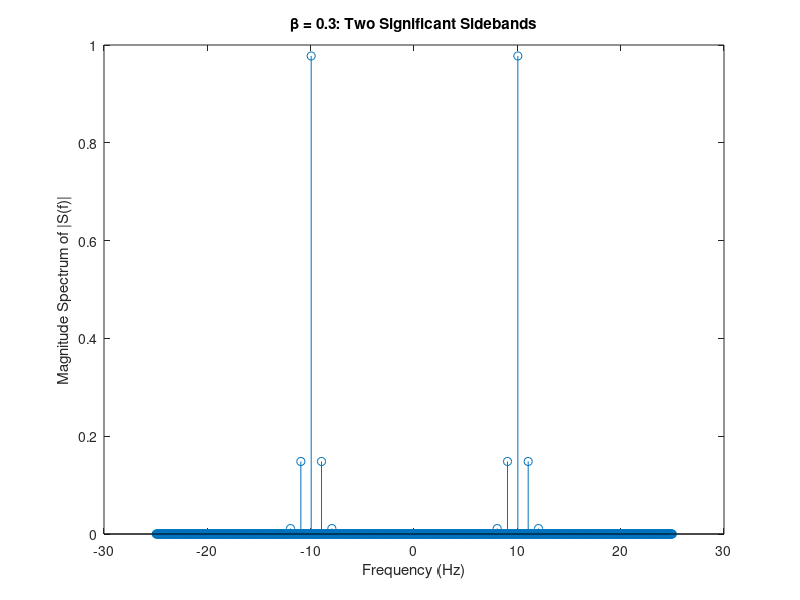
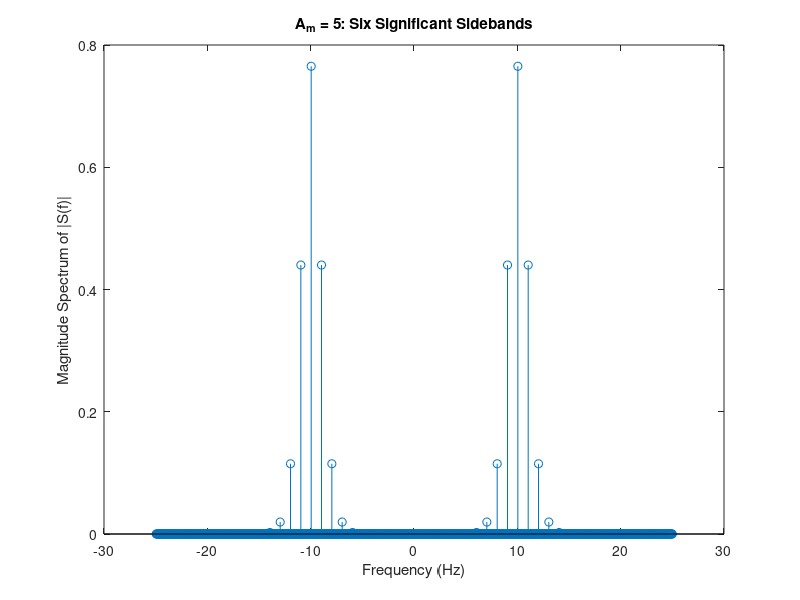
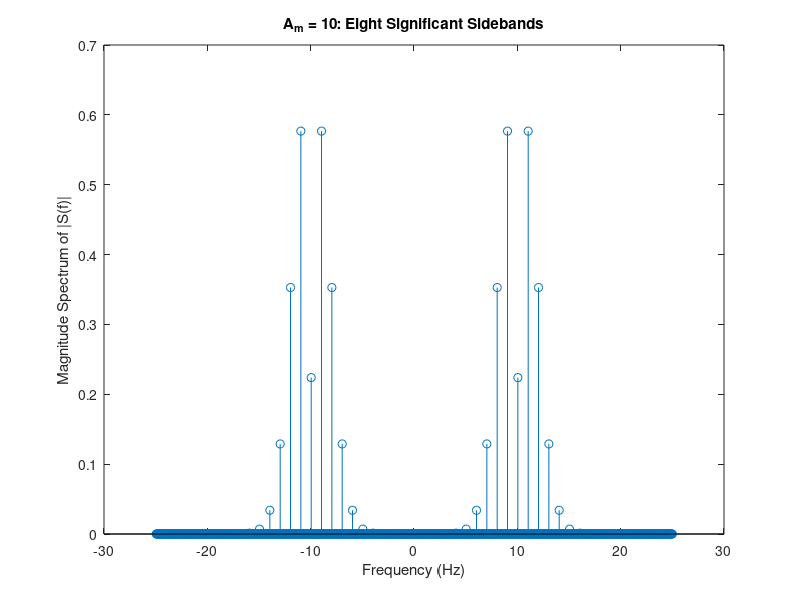
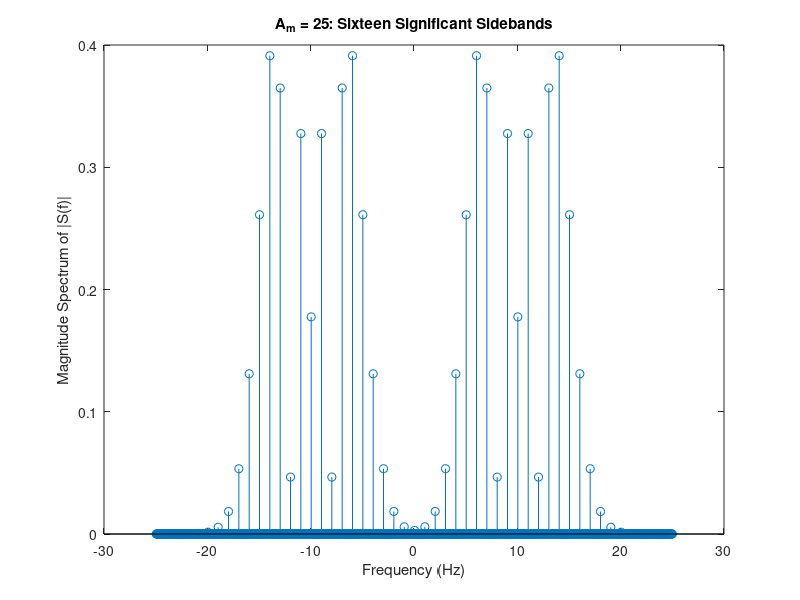

Reproduce these figures in MATLAB, in order.
clc
close all
clear all
%% Task 2, part 1, generation of FM waveform

n    = -499:500;                  
Ts   = 0.02;                    
t    = n*Ts;                
kf   = 0.2;
Am   = 1.5;
fm   = 1;
m    = Am*cos(2*pi*fm*t);
fc   = 10;
Ac   = 2; 
s    = Ac*cos(2*pi*fc*t+(kf*Am/fm)*sin(2*pi*fm*t));
delf = 1/(Ts * 1000);
f    = n*delf;
sft  = abs(fft(s))/1000;
stem(f,fftshift(sft));
xlabel('Frequency (Hz)')
ylabel('Magnitude Spectrum of |S(f)|')
title('\beta = 0.3: Two Significant Sidebands')

%% Task 2, part 2, beta = 1,2, and 5

figure
% ? = 1
n    = -499:500;
Ts   = 0.02;
t    = n*Ts;
kf   = 0.2;
Am   = 5;
fm   = 1;
m    = Am*cos(2*pi*fm*t);
fc   = 10;
Ac   = 2;
s    = Ac*cos(2*pi*fc*t+(kf*Am/fm)*sin(2*pi*fm*t));
delf = 1/(Ts*1000);
f    = n*delf;
sft  = abs(fft(s))/1000;
stem(f,fftshift(sft));
xlabel('Frequency (Hz)')
ylabel('Magnitude Spectrum of |S(f)|')
title('A_{m} = 5: Six Significant Sidebands')

%
figure
% ? = 2
n    = -499:500;
Ts   = 0.02;
t    = n*Ts;
kf   = 0.2;
Am   = 10;
fm   = 1;
m    = Am*cos(2*pi*fm*t);
fc   = 10;
Ac   = 2;
s    = Ac*cos(2*pi*fc*t+(kf*Am/fm)*sin(2*pi*fm*t));
delf = 1 / (Ts*1000);
f    = n*delf;
sft  = abs(fft(s))/1000;
stem(f,fftshift(sft));
xlabel('Frequency (Hz)')
ylabel('Magnitude Spectrum of |S(f)|')
title('A_{m} = 10: Eight Significant Sidebands')

%
figure
% ? = 5
n    = -499:500;
Ts   = 0.02;
t    = n*Ts;
kf   = 0.2;
Am   = 25;
fm   = 1;
m    = Am * cos(2 * pi * fm * t);
fc   = 10;
Ac   = 2;
s    = Ac*cos(2* pi * fc * t + (kf*Am/fm)*sin(2*pi*fm*t));
delf = 1/(Ts*1000);
f    = n*delf;
sft  = abs(fft(s))/1000; 
stem(f,fftshift(sft));
xlabel('Frequency (Hz)')
ylabel('Magnitude Spectrum of |S(f)|')
title('A_{m} = 25: Sixteen Significant Sidebands')

%% Task2, part 3, m = 0.5 Hz

figure
% ? = 1
n    = -499:500;                          % Establishing 1000 points
Ts   = 0.02;                              % Sample period
t    = n * Ts;                            % Time scaling
kf   = 0.2;                               % Frequency sensivity
Am   = 2.5;                               % Message Amplitude
fm   = 0.5;                               % Message Frequency
m    = Am * cos(2 * pi * fm * t);         % Message with unit frequency
fc   = 10;                                % Carrier Frequency 10 Hz
Ac   = 2;                                 % Carrier Amplitude
s    = Ac*cos(2 * pi * fc * t + (kf*Am/fm)*sin(2*pi*fm*t)); % FM waveform
delf = 1 / (Ts * 1000);                   % Separation of frequencies
f    = n * delf;                          % Frequency scale
sft  = abs(fft(s)) / 1000;                % Spectrum magnitude
stem(f,fftshift(sft));
xlabel('Frequency (Hz)')
ylabel('Magnitude Spectrum of |S(f)|')
title('A_{m} = 2.5: Six Significant Sidebands')

%
figure
% ? = 2
n    = -499:500;                          % Establishing 1000 points
Ts   = 0.02;                              % Sample period
t    = n * Ts;                            % Time scaling
kf   = 0.2;                               % Frequency sensivity
Am   = 5;                                 % Message Amplitude
fm   = 0.5;                               % Message Frequency
m    = Am * cos(2 * pi * fm * t);         % Message with unit frequency
fc   = 10;                                % Carrier Frequency 10 Hz
Ac   = 2;                                 % Carrier Amplitude
s    = Ac*cos(2 * pi * fc * t + (kf*Am/fm)*sin(2*pi*fm*t)); % FM waveform
delf = 1 / (Ts * 1000);                   % Separation of frequencies
f    = n * delf;                          % Frequency scale
sft  = abs(fft(s)) / 1000;                % Spectrum magnitude
stem(f,fftshift(sft));
xlabel('Frequency (Hz)')
ylabel('Magnitude Spectrum of |S(f)|')
title('A_{m} = 5: Eight Significant Sidebands')

%
figure
% ? = 5
n    = -499:500;                          % Establishing 1000 points
Ts   = 0.02;                              % Sample period
t    = n * Ts;                            % Time scaling
kf   = 0.2;                               % Frequency sensivity
Am   = 12.5;                              % Message Amplitude
fm   = 0.5;                               % Message Frequency
m    = Am * cos(2 * pi * fm * t);         % Message with unit frequency
fc   = 10;                                % Carrier Frequency 10 Hz
Ac   = 2;                                 % Carrier Amplitude
s    = Ac*cos(2 * pi * fc * t + (kf*Am/fm)*sin(2*pi*fm*t)); % FM waveform
delf = 1 / (Ts * 1000);                   % Separation of frequencies
f    = n * delf;                          % Frequency scale
sft  = abs(fft(s)) / 1000;                % Spectrum magnitude
stem(f,fftshift(sft));
xlabel('Frequency (Hz)')
ylabel('Magnitude Spectrum of |S(f)|')
title('A_{m} = 12.5: Sixteen Significant Sidebands')

% Modify script so that ? = 2.4048 only by changing the message amplitude. 
% Show the new amplitude spectrum and designate the carrier amplitude.

%
figure
% ? = 2.4048
n    = -499:500;                          % Establishing 1000 points
Ts   = 0.02;                              % Sample period
t    = n * Ts;                            % Time scaling
kf   = 0.2;                               % Frequency sensivity
Am   = 12.024;                            % Message Amplitude
fm   = 1;                                 % Message Frequency
m    = Am * cos(2 * pi * fm * t);         % Message with unit frequency
fc   = 10;                                % Carrier Frequency 10 Hz
Ac   = 2;                                 % Carrier Amplitude
s    = Ac*cos(2 * pi * fc * t + (kf*Am/fm)*sin(2*pi*fm*t)); % FM waveform
delf = 1 / (Ts * 1000);                   % Separation of frequencies
f    = n * delf;                          % Frequency scale
sft  = abs(fft(s)) / 1000;                % Spectrum magnitude
stem(f,fftshift(sft));
xlabel('Frequency (Hz)')
ylabel('Magnitude Spectrum of |S(f)|')
title('A_{m} = 12.024: Carrier Amplitude Equals Zero')
%}